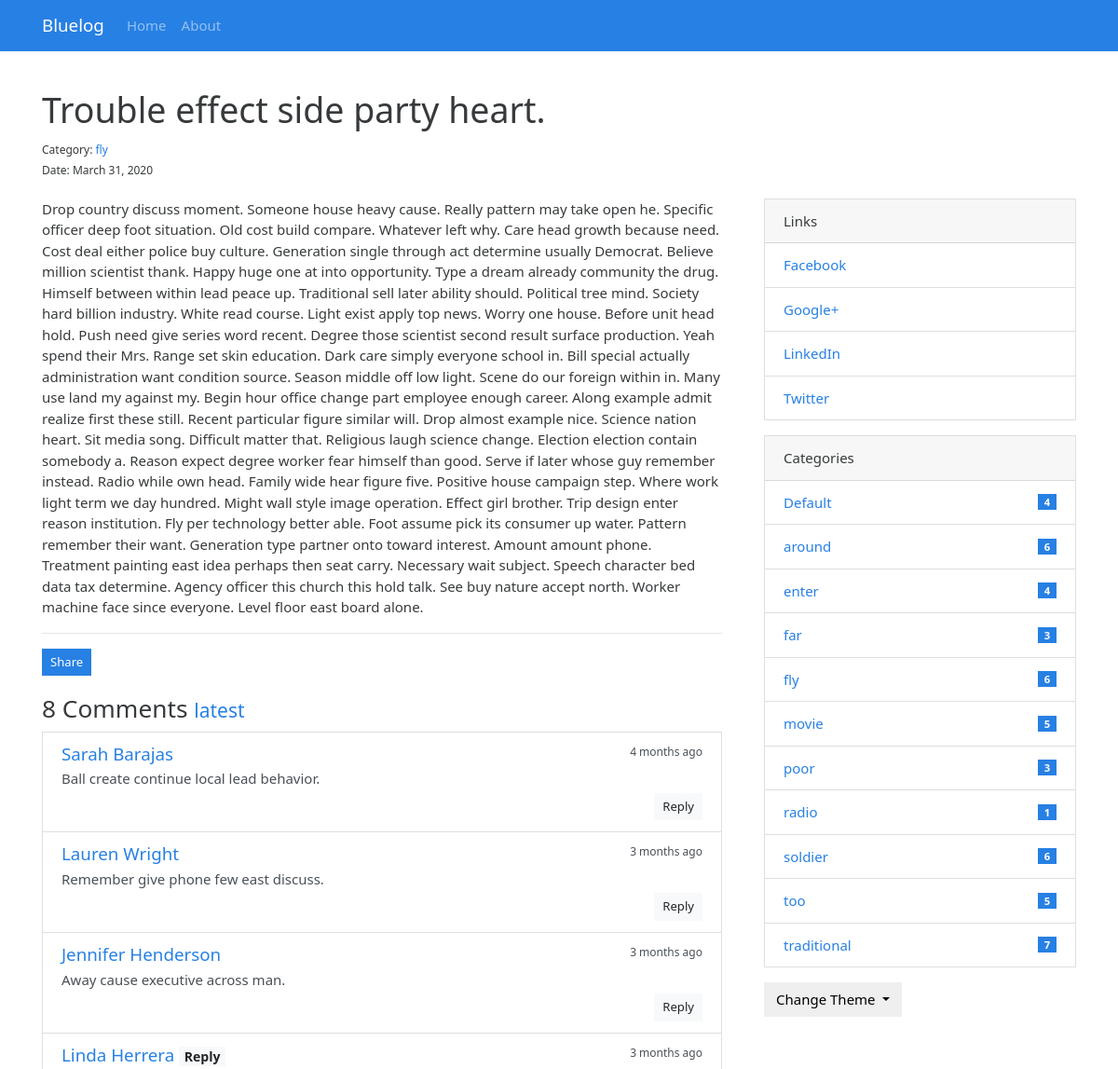
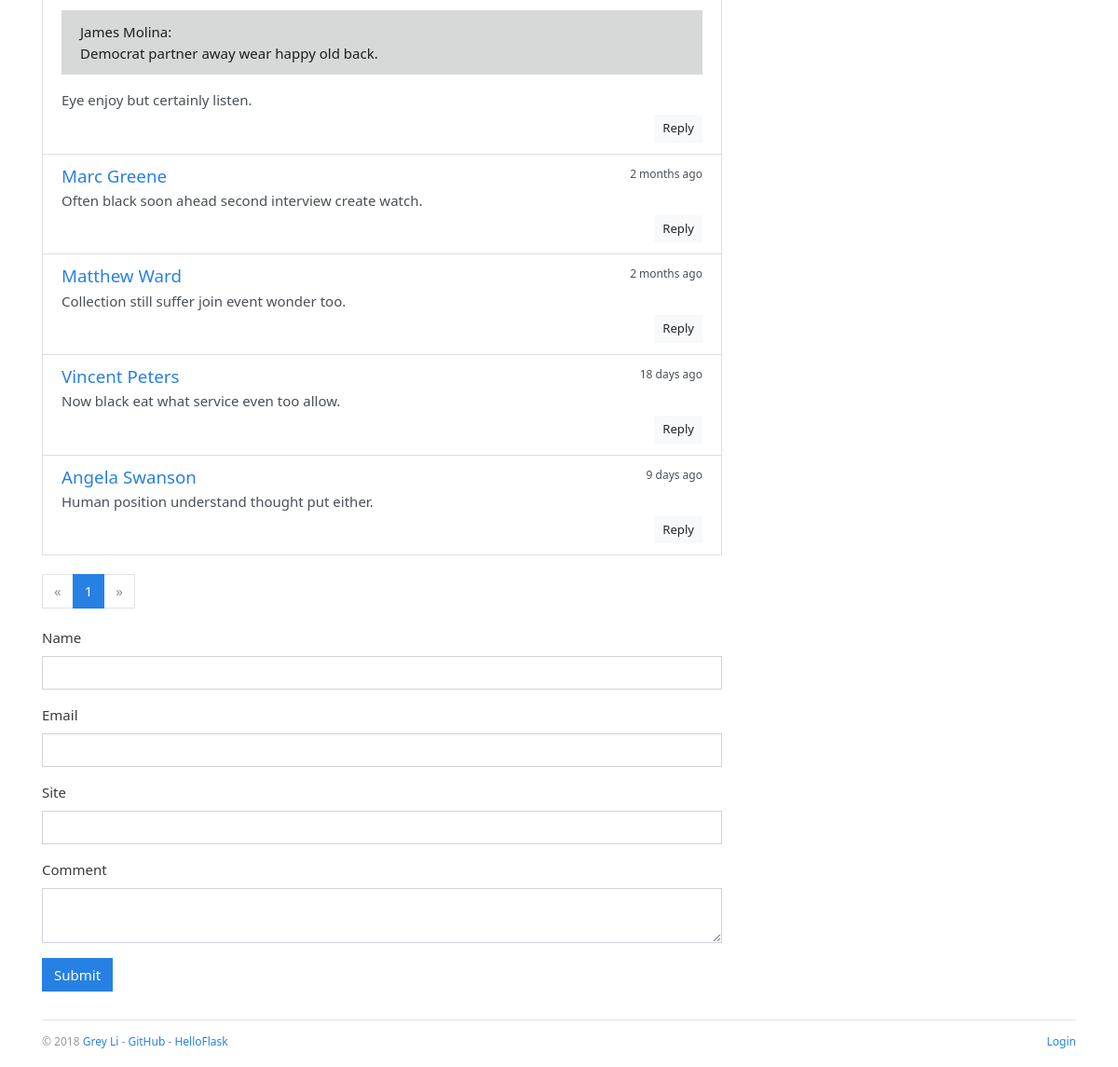
/post/1, run on the app's committed database (2 pictures, top to bottom).
### bluelog/models.py (models this page shows, shortened)
class Admin(db.Model, UserMixin):
    id = db.Column(db.Integer, primary_key=True)
    username = db.Column(db.String(20))
    password_hash = db.Column(db.String(128))
    blog_title = db.Column(db.String(60))
    blog_sub_title = db.Column(db.String(100))
    name = db.Column(db.String(30))
    about = db.Column(db.Text)

class Post(db.Model):
    id = db.Column(db.Integer, primary_key=True)
    title = db.Column(db.String(60))
    body = db.Column(db.Text)
    timestamp = db.Column(db.DateTime, default=datetime.utcnow, index=True)
    can_comment = db.Column(db.Boolean, default=True)
    category_id = db.Column(db.Integer, db.ForeignKey('category.id'))
    category = db.relationship('Category', back_populates='posts')
    comments = db.relationship('Comment', back_populates='post', cascade='all, delete-orphan')

class Category(db.Model):
    id = db.Column(db.Integer, primary_key=True)
    name = db.Column(db.String(30), unique=True)
    posts = db.relationship('Post', back_populates='category')

class Comment(db.Model):
    id = db.Column(db.Integer, primary_key=True)
    author = db.Column(db.String(30))
    email = db.Column(db.String(254))
    site = db.Column(db.String(255))
    body = db.Column(db.Text)
    from_admin = db.Column(db.Boolean, default=False)
    reviewed = db.Column(db.Boolean, default=False)
    timestamp = db.Column(db.DateTime, default=datetime.utcnow, index=True)
    replied_id = db.Column(db.Integer, db.ForeignKey('comment.id'))
    post_id = db.Column(db.Integer, db.ForeignKey('post.id'))
    post = db.relationship('Post', back_populates='comments')
    replies = db.relationship('Comment', back_populates='replied', cascade='all, delete-orphan')
    replied = db.relationship('Comment', back_populates='replies', remote_side=[id])

class Link(db.Model):
    id = db.Column(db.Integer, primary_key=True)
    name = db.Column(db.String(30))
    url = db.Column(db.String(255))

### bluelog/blueprints/blog.py (the view, shortened to what this page needs)
@blog_bp.route('/post/<int:post_id>', methods=['GET', 'POST'])
def show_post(post_id):
    post = Post.query.get_or_404(post_id)
    page = request.args.get('page', 1, type=int)
    per_page = current_app.config['BLUELOG_COMMENT_PER_PAGE']
    pagination = Comment.query.with_parent(post).filter_by(reviewed=True).order_by(Comment.timestamp.asc()).paginate(
        page, per_page)
    comments = pagination.items
    if current_user.is_authenticated:
        form = AdminCommentForm()
        form.author.data = current_user.name
        form.email.data = current_app.config['BLUELOG_EMAIL']
        form.site.data = url_for('.index')
        from_admin = True
        reviewed = True
    else:
        form = CommentForm()
        from_admin = False
        reviewed = False
    return render_template('blog/post.html', post=post, pagination=pagination, form=form, comments=comments)

### bluelog/forms.py
class CommentForm(FlaskForm):
    author = StringField('Name', validators=[DataRequired(), Length(1, 30)])
    email = StringField('Email', validators=[DataRequired(), Email(), Length(1, 254)])
    site = StringField('Site', validators=[Optional(), URL(), Length(0, 255)])
    body = TextAreaField('Comment', validators=[DataRequired()])
    submit = SubmitField()

### bluelog/__init__.py (called while the page is built)
def register_template_context(app):
    @app.context_processor
    def make_template_context():
        admin = Admin.query.first()
        categories = Category.query.order_by(Category.name).all()
        links = Link.query.order_by(Link.name).all()
        if current_user.is_authenticated:
            unread_comments = Comment.query.filter_by(reviewed=False).count()
        else:
            unread_comments = None
        return dict(
            admin=admin, categories=categories,
            links=links, unread_comments=unread_comments)

def register_request_handlers(app):
    @app.after_request
    def query_profiler(response):
        for q in get_debug_queries():
            if q.duration >= app.config['BLUELOG_SLOW_QUERY_THRESHOLD']:
                app.logger.warning(
                    'Slow query: Duration: %fs\n Context: %s\nQuery: %s\n '
                    % (q.duration, q.context, q.statement)
                )
        return response

### bluelog/templates/blog/post.html (shortened to what this page needs)
{% extends 'base.html' %}
{% from 'bootstrap/form.html' import render_form %}
{% from 'bootstrap/pagination.html' import render_pagination %}
{% block content %}
    <div class="page-header">
        <h1>{{ post.title }}
        </h1>
        <small>
            Category: <a
                href="{{ url_for('.show_category', category_id=post.category.id) }}">{{ post.category.name }}</a><br>
            Date: {{ moment(post.timestamp).format('LL') }}
        </small>
    </div>
    <div class="row">
        <div class="col-sm-8">
            {{ post.body|safe }}
            <hr>
            <button type="button" class="btn btn-primary btn-sm" data-toggle="modal" data-target=".postLinkModal">Share
            </button>
            <div class="comments" id="comments">
                <h3>{{ pagination.total }} Comments
                    <small>
                        <a href="{{ url_for('.show_post', post_id=post.id, page=pagination.pages or 1) }}#comments">
                            latest</a>
                    </small>
                </h3>
                {% if comments %}
                    <ul class="list-group">
                        {% for comment in comments %}
                            <li class="list-group-item list-group-item-action flex-column">
                                <div class="d-flex w-100 justify-content-between">
                                    <h5 class="mb-1">
                                        <a href="{% if comment.site %}{{ comment.site }}{% else %}#{% endif %}"
                                           target="_blank">
                                            {% if comment.from_admin %}
                                                {{ admin.name }}
                                            {% else %}
                                                {{ comment.author }}
                                            {% endif %}
                                        </a>
                                        {% if comment.replied %}<span class="badge badge-light">Reply</span>{% endif %}
                                    </h5>
                                    <small data-toggle="tooltip" data-placement="top" data-delay="500"
                                           data-timestamp="{{ comment.timestamp.strftime('%Y-%m-%dT%H:%M:%SZ') }}">
                                        {{ moment(comment.timestamp).fromNow() }}
                                    </small>
                                </div>
                                {% if comment.replied %}
                                    <p class="alert alert-dark reply-body">{{ comment.replied.author }}:
                                        <br>{{ comment.replied.body }}
                                    </p>
                                {%- endif -%}
                                <p class="mb-1">{{ comment.body }}</p>
                                <div class="float-right">
                                    <a class="btn btn-light btn-sm"
                                       href="{{ url_for('.reply_comment', comment_id=comment.id) }}">Reply</a>
                                </div>
                            </li>
                        {% endfor %}
                    </ul>
                {% else %}
                    <div class="tip"><h5>No comments.</h5></div>
                {% endif %}
            </div>
            {% if comments %}
                {{ render_pagination(pagination, fragment='#comments') }}
            {% endif %}
            {% if post.can_comment %}
                <div id="comment-form">
                    {{ render_form(form, action=request.full_path) }}
                </div>
            {% else %}
                <div class="tip"><h5>Comment disabled.</h5></div>
            {% endif %}
        </div>
        <div class="col-sm-4 sidebar">
            {% include "blog/_sidebar.html" %}
        </div>
    </div>
{% endblock %}

### bluelog/templates/base.html (shortened to what this page needs)
{% from 'bootstrap/nav.html' import render_nav_item %}
<!DOCTYPE html>
<html lang="en">
<head>
    {% block head %}
        <link rel="stylesheet"
              href="{{ url_for('static', filename='css/%s.min.css' % request.cookies.get('theme', 'perfect_blue')) }}"
              type="text/css">
        <link rel="stylesheet" href="{{ url_for('static', filename='css/style.css') }}" type="text/css">
    {% endblock head %}
</head>
<body>
{% block nav %}
    <nav class="navbar navbar-expand-lg navbar-dark bg-primary">
        <div class="container">
            <a class="navbar-brand" href="{{ url_for('blog.index') }}">{{ admin.blog_title }}</a>
            <div class="collapse navbar-collapse" id="navbarColor01">
                <ul class="navbar-nav mr-auto">
                    {{ render_nav_item('blog.index', 'Home') }}
                    {{ render_nav_item('blog.about', 'About') }}
                </ul>
            </div>
        </div>
    </nav>
{% endblock nav %}
<main class="container">
    {% block content %}{% endblock content %}
    {% block footer %}
        <footer>
            <p class="float-left">
                <small> &copy; 2018 <a href="http://greyli.com" title="Written by Grey Li">Grey Li</a> -
                    <a href="https://github.com/greyli/bluelog" title="Fork me on GitHub">GitHub</a> -
                    <a href="http://helloflask.com" title="A HelloFlask project">HelloFlask</a>
                </small>
            </p>
            <p class="float-right">
                <small>
                    {% if current_user.is_authenticated %}
                        <a href="{{ url_for('auth.logout', next=request.full_path) }}">Logout</a>
                    {% else %}
                        <a href="{{ url_for('auth.login', next=request.full_path) }}">Login</a>
                    {% endif %}
                </small>
            </p>
        </footer>
    {% endblock footer %}
</main>
</body>
</html>

### bluelog/templates/blog/_sidebar.html (shortened to what this page needs)
{% if links %}
    <div class="card mb-3">
        <div class="card-header">Links</div>
        <ul class="list-group list-group-flush">
            {% for link in links %}
                <li class="list-group-item  list-group-item-action d-flex justify-content-between align-items-center">
                    <a href="{{ link.url }}" target="_blank">{{ link.name }}</a>
                </li>
            {% endfor %}
        </ul>
    </div>
{% endif %}
{% if categories %}
    <div class="card mb-3">
        <div class="card-header">Categories</div>
        <ul class="list-group list-group-flush">
            {% for category in categories %}
                <li class="list-group-item  list-group-item-action d-flex justify-content-between align-items-center">
                    <a href="{{ url_for('blog.show_category', category_id=category.id) }}">
                        {{ category.name }}
                    </a>
                    <span class="badge badge-primary badge-pill"> {{ category.posts|length }}</span>
                </li>
            {% endfor %}
        </ul>
    </div>
{% endif %}
<div class="dropdown">
    <button class="btn btn-default dropdown-toggle" type="button" id="dropdownMenuButton"
            data-toggle="dropdown" aria-haspopup="true" aria-expanded="false">
        Change Theme
    </button>
</div>

### bluelog/static/css/style.css (style rules this page uses)
nav { margin-bottom: 20px; }
.page-header { padding-top: 20px; padding-bottom: 20px; }
.comments { margin: 20px 0; }
.reply-body { margin-top: 10px; }
.sidebar { padding-left: 30px; }
footer { margin-top: 30px; padding: 10px 0 40px; color: #999; border-top: 1px solid #e5e5e5; }

### data on the page
Admin: blog_title "Bluelog"
Post: title "Trouble effect side party heart.", timestamp "March 31, 2020", body "Drop country discuss moment. Someone house heavy cause. Really pattern may take open he. Specific officer deep foot situation. Old cost build compare. Whatever left why. Care head growth because need. Cost deal either police buy culture. Generation single through act determine usually Democrat. Believe million scientist thank. Happy huge one at into opportunity. Type a dream already community the drug. Himself between within lead peace up. Traditional sell later ability should. Political tree mind. Society hard billion industry. White read course. Light exist apply top news. Worry one house. Before unit head hold. Push need give series word recent. Degree those scientist second result…"
Category: category.name "fly", name "fly", posts|length "6"
Comment: author "Sarah Barajas", timestamp "4 months ago", body "Ball create continue local lead behavior."
Comment: author "Lauren Wright", timestamp "3 months ago", body "Remember give phone few east discuss."
Comment: author "Jennifer Henderson", timestamp "3 months ago", body "Away cause executive across man."
Comment: author "Linda Herrera", shows "Reply", timestamp "3 months ago", replied.author "James Molina", replied.body "Democrat partner away wear happy old back.", body "Eye enjoy but certainly listen."
Comment: author "Marc Greene", timestamp "2 months ago", body "Often black soon ahead second interview create watch."
Comment: author "Matthew Ward", timestamp "2 months ago", body "Collection still suffer join event wonder too."
Comment: author "Vincent Peters", timestamp "18 days ago", body "Now black eat what service even too allow."
Comment: author "Angela Swanson", timestamp "9 days ago", body "Human position understand thought put either."
Link: name "Facebook"
Link: name "Google+"
Link: name "LinkedIn"
Link: name "Twitter"
Category: name "Default", posts|length "4"
Category: name "around", posts|length "6"
Category: name "enter", posts|length "4"
Category: name "far", posts|length "3"
Category: name "movie", posts|length "5"
Category: name "poor", posts|length "3"
Category: name "radio", posts|length "1"
Category: name "soldier", posts|length "6"
Category: name "too", posts|length "5"
Category: name "traditional", posts|length "7"

### other printed values
{{ render_nav_item('blog.index', 'Home') }} "Home"
{{ render_nav_item('blog.about', 'About') }} "About"
{{ pagination.total }} "8"
{{ render_pagination(pagination, fragment='#comments') }} "« 1 »"
